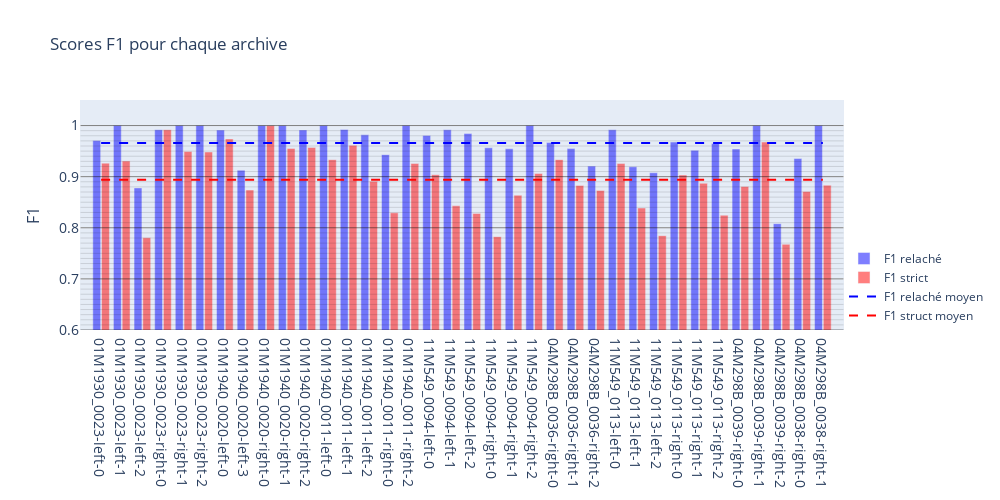
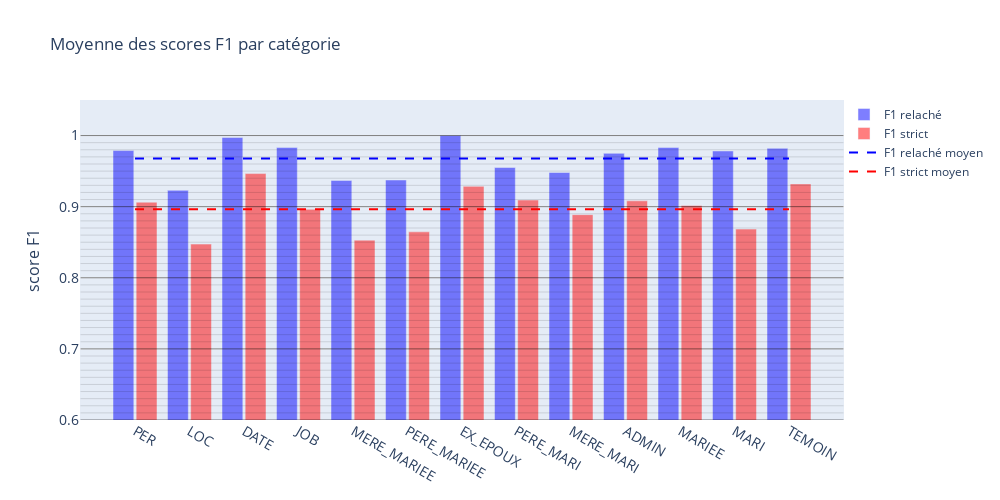
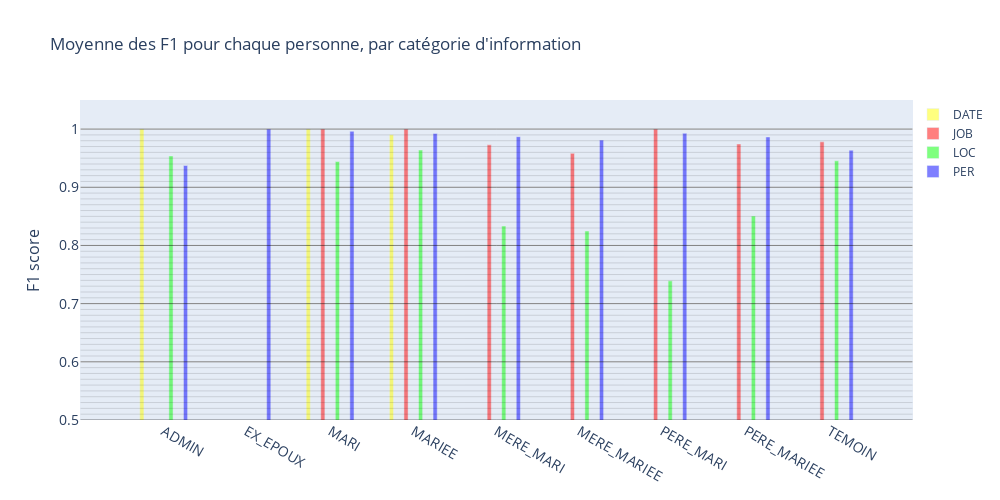

The notebook cell saved with these charts, in order:
### Code cell
def test2():
    golden_set = {}
    labels_set = {}

    with open('donnees-test.json', 'r') as file:
        golden_set = json.load(file)

    for key in golden_set.keys():

        ####Patch for Boolean, temporary
        if isinstance(golden_set[key], bool):
            continue
        ################################

        #golden_set[key] = golden_set[key].replace('-\n', '').replace('\n', ' ')

    with open('donnees-test-labels-gpt35-paragraph.json', 'r') as file:
        labels_set = json.load(file)

    results = {}
    for archive in golden_set.keys():
        if archive not in labels_set.keys():
            #print('Archive ' + archive + ' not found in labels_set')
            continue

        f1_scores = f1_score(labels_set[archive], golden_set[archive]['questions'], 0.5)
        results[archive] = f1_scores
    
    with open('results_extended.json', 'w') as file:
        json.dump(results, file, indent=4)

    scores = precision_recall(results, 0.5, False)
    #save scores in a json file
    with open('scores_extended.json', 'w') as file:
        json.dump(scores, file, indent=4)
    df = make_df(scores)
    #plot(df)
    return df

df = test2()
plot_average(df)
plot_by_category(df)
make_average_for_each_people()

### Figure 1 — Plotly figure (JSON) as saved in the notebook; plotly's stock layout.template omitted (floating-point values rounded to 4 significant figures)
{"data": [{"marker": {"color": "blue"}, "name": "F1 relaché", "opacity": 0.5, "type": "bar", "x": ["01M1930_0023-left-0", "01M1930_0023-left-1", "01M1930_0023-left-2", "01M1930_0023-right-0", "01M1930_0023-right-1", "01M1930_0023-right-2", "01M1940_0020-left-0", "01M1940_0020-left-3", "01M1940_0020-right-0", "01M1940_0020-right-1", "01M1940_0020-right-2", "01M1940_0011-left-0", "01M1940_0011-left-1", "01M1940_0011-left-2", "01M1940_0011-right-0", "01M1940_0011-right-2", "11M549_0094-left-0", "11M549_0094-left-1", "11M549_0094-left-2", "11M549_0094-right-0", "11M549_0094-right-1", "11M549_0094-right-2", "04M298B_0036-right-0", "04M298B_0036-right-1", "04M298B_0036-right-2", "11M549_0113-left-0", "11M549_0113-left-1", "11M549_0113-left-2", "11M549_0113-right-0", "11M549_0113-right-1", "11M549_0113-right-2", "04M298B_0039-right-0", "04M298B_0039-right-1", "04M298B_0039-right-2", "04M298B_0038-right-0", "04M298B_0038-right-1"], "y": [0.9706, 1, 0.878, 0.9919, 1, 1, 0.9913, 0.9126, 1, 1, 0.9915, 1, 0.9922, 0.9818, 0.9431, 1, 0.9808, 0.9917, 0.9844, 0.9565, 0.9545, 1, 0.9667, 0.955, 0.9206, 0.9917, 0.9194, 0.9077, 0.9677, 0.9516, 0.9649, 0.9541, 1, 0.8081, 0.9355, 1]}, {"marker": {"color": "red"}, "name": "F1 strict", "opacity": 0.5, "type": "bar", "x": ["01M1930_0023-left-0", "01M1930_0023-left-1", "01M1930_0023-left-2", "01M1930_0023-right-0", "01M1930_0023-right-1", "01M1930_0023-right-2", "01M1940_0020-left-0", "01M1940_0020-left-3", "01M1940_0020-right-0", "01M1940_0020-right-1", "01M1940_0020-right-2", "01M1940_0011-left-0", "01M1940_0011-left-1", "01M1940_0011-left-2", "01M1940_0011-right-0", "01M1940_0011-right-2", "11M549_0094-left-0", "11M549_0094-left-1", "11M549_0094-left-2", "11M549_0094-right-0", "11M549_0094-right-1", "11M549_0094-right-2", "04M298B_0036-right-0", "04M298B_0036-right-1", "04M298B_0036-right-2", "11M549_0113-left-0", "11M549_0113-left-1", "11M549_0113-left-2", "11M549_0113-right-0", "11M549_0113-right-1", "11M549_0113-right-2", "04M298B_0039-right-0", "04M298B_0039-right-1", "04M298B_0039-right-2", "04M298B_0038-right-0", "04M298B_0038-right-1"], "y": [0.9265, 0.9306, 0.7805, 0.9919, 0.9492, 0.9483, 0.9739, 0.8738, 1, 0.9552, 0.9573, 0.9333, 0.9612, 0.8909, 0.8293, 0.9259, 0.9038, 0.843, 0.8281, 0.7826, 0.8636, 0.9062, 0.9333, 0.8829, 0.873, 0.9256, 0.8387, 0.7846, 0.9032, 0.8871, 0.8246, 0.8807, 0.9677, 0.7677, 0.871, 0.8833]}, {"line": {"dash": "dash", "width": 2}, "marker": {"color": "blue"}, "mode": "lines", "name": "F1 relaché moyen", "type": "scatter", "x": ["01M1930_0023-left-0", "01M1930_0023-left-1", "01M1930_0023-left-2", "01M1930_0023-right-0", "01M1930_0023-right-1", "01M1930_0023-right-2", "01M1940_0020-left-0", "01M1940_0020-left-3", "01M1940_0020-right-0", "01M1940_0020-right-1", "01M1940_0020-right-2", "01M1940_0011-left-0", "01M1940_0011-left-1", "01M1940_0011-left-2", "01M1940_0011-right-0", "01M1940_0011-right-2", "11M549_0094-left-0", "11M549_0094-left-1", "11M549_0094-left-2", "11M549_0094-right-0", "11M549_0094-right-1", "11M549_0094-right-2", "04M298B_0036-right-0", "04M298B_0036-right-1", "04M298B_0036-right-2", "11M549_0113-left-0", "11M549_0113-left-1", "11M549_0113-left-2", "11M549_0113-right-0", "11M549_0113-right-1", "11M549_0113-right-2", "04M298B_0039-right-0", "04M298B_0039-right-1", "04M298B_0039-right-2", "04M298B_0038-right-0", "04M298B_0038-right-1"], "y": [0.9657, 0.9657, 0.9657, 0.9657, 0.9657, 0.9657, 0.9657, 0.9657, 0.9657, 0.9657, 0.9657, 0.9657, 0.9657, 0.9657, 0.9657, 0.9657, 0.9657, 0.9657, 0.9657, 0.9657, 0.9657, 0.9657, 0.9657, 0.9657, 0.9657, 0.9657, 0.9657, 0.9657, 0.9657, 0.9657, 0.9657, 0.9657, 0.9657, 0.9657, 0.9657, 0.9657]}, {"line": {"dash": "dash", "width": 2}, "marker": {"color": "red"}, "mode": "lines", "name": "F1 struct moyen", "type": "scatter", "x": ["01M1930_0023-left-0", "01M1930_0023-left-1", "01M1930_0023-left-2", "01M1930_0023-right-0", "01M1930_0023-right-1", "01M1930_0023-right-2", "01M1940_0020-left-0", "01M1940_0020-left-3", "01M1940_0020-right-0", "01M1940_0020-right-1", "01M1940_0020-right-2", "01M1940_0011-left-0", "01M1940_0011-left-1", "01M1940_0011-left-2", "01M1940_0011-right-0", "01M1940_0011-right-2", "11M549_0094-left-0", "11M549_0094-left-1", "11M549_0094-left-2", "11M549_0094-right-0", "11M549_0094-right-1", "11M549_0094-right-2", "04M298B_0036-right-0", "04M298B_0036-right-1", "04M298B_0036-right-2", "11M549_0113-left-0", "11M549_0113-left-1", "11M549_0113-left-2", "11M549_0113-right-0", "11M549_0113-right-1", "11M549_0113-right-2", "04M298B_0039-right-0", "04M298B_0039-right-1", "04M298B_0039-right-2", "04M298B_0038-right-0", "04M298B_0038-right-1"], "y": [0.8939, 0.8939, 0.8939, 0.8939, 0.8939, 0.8939, 0.8939, 0.8939, 0.8939, 0.8939, 0.8939, 0.8939, 0.8939, 0.8939, 0.8939, 0.8939, 0.8939, 0.8939, 0.8939, 0.8939, 0.8939, 0.8939, 0.8939, 0.8939, 0.8939, 0.8939, 0.8939, 0.8939, 0.8939, 0.8939, 0.8939, 0.8939, 0.8939, 0.8939, 0.8939, 0.8939]}], "layout": {"autosize": false, "bargap": 0.15, "bargroupgap": 0.1, "barmode": "group", "height": 500, "legend": {"bgcolor": "rgba(255, 255, 255, 0)", "bordercolor": "rgba(255, 255, 255, 0)", "x": 1, "y": 0}, "shapes": [{"line": {"color": "rgba(0,0,0, 0.5)", "width": 1}, "type": "line", "x0": -1, "x1": 36, "y0": 0.6, "y1": 0.6}, {"line": {"color": "rgba(0,0,0, 0.25)", "width": 0.5}, "type": "line", "x0": -1, "x1": 36, "y0": 0.61, "y1": 0.61}, {"line": {"color": "rgba(0,0,0, 0.25)", "width": 0.5}, "type": "line", "x0": -1, "x1": 36, "y0": 0.62, "y1": 0.62}, {"line": {"color": "rgba(0,0,0, 0.25)", "width": 0.5}, "type": "line", "x0": -1, "x1": 36, "y0": 0.63, "y1": 0.63}, {"line": {"color": "rgba(0,0,0, 0.25)", "width": 0.5}, "type": "line", "x0": -1, "x1": 36, "y0": 0.64, "y1": 0.64}, {"line": {"color": "rgba(0,0,0, 0.25)", "width": 0.5}, "type": "line", "x0": -1, "x1": 36, "y0": 0.65, "y1": 0.65}, {"line": {"color": "rgba(0,0,0, 0.25)", "width": 0.5}, "type": "line", "x0": -1, "x1": 36, "y0": 0.66, "y1": 0.66}, {"line": {"color": "rgba(0,0,0, 0.25)", "width": 0.5}, "type": "line", "x0": -1, "x1": 36, "y0": 0.67, "y1": 0.67}, {"line": {"color": "rgba(0,0,0, 0.25)", "width": 0.5}, "type": "line", "x0": -1, "x1": 36, "y0": 0.68, "y1": 0.68}, {"line": {"color": "rgba(0,0,0, 0.25)", "width": 0.5}, "type": "line", "x0": -1, "x1": 36, "y0": 0.69, "y1": 0.69}, {"line": {"color": "rgba(0,0,0, 0.5)", "width": 1}, "type": "line", "x0": -1, "x1": 36, "y0": 0.7, "y1": 0.7}, {"line": {"color": "rgba(0,0,0, 0.25)", "width": 0.5}, "type": "line", "x0": -1, "x1": 36, "y0": 0.71, "y1": 0.71}, {"line": {"color": "rgba(0,0,0, 0.25)", "width": 0.5}, "type": "line", "x0": -1, "x1": 36, "y0": 0.72, "y1": 0.72}, {"line": {"color": "rgba(0,0,0, 0.25)", "width": 0.5}, "type": "line", "x0": -1, "x1": 36, "y0": 0.73, "y1": 0.73}, {"line": {"color": "rgba(0,0,0, 0.25)", "width": 0.5}, "type": "line", "x0": -1, "x1": 36, "y0": 0.74, "y1": 0.74}, {"line": {"color": "rgba(0,0,0, 0.25)", "width": 0.5}, "type": "line", "x0": -1, "x1": 36, "y0": 0.75, "y1": 0.75}, {"line": {"color": "rgba(0,0,0, 0.25)", "width": 0.5}, "type": "line", "x0": -1, "x1": 36, "y0": 0.76, "y1": 0.76}, {"line": {"color": "rgba(0,0,0, 0.25)", "width": 0.5}, "type": "line", "x0": -1, "x1": 36, "y0": 0.77, "y1": 0.77}, {"line": {"color": "rgba(0,0,0, 0.25)", "width": 0.5}, "type": "line", "x0": -1, "x1": 36, "y0": 0.78, "y1": 0.78}, {"line": {"color": "rgba(0,0,0, 0.25)", "width": 0.5}, "type": "line", "x0": -1, "x1": 36, "y0": 0.79, "y1": 0.79}, {"line": {"color": "rgba(0,0,0, 0.5)", "width": 1}, "type": "line", "x0": -1, "x1": 36, "y0": 0.8, "y1": 0.8}, {"line": {"color": "rgba(0,0,0, 0.25)", "width": 0.5}, "type": "line", "x0": -1, "x1": 36, "y0": 0.81, "y1": 0.81}, {"line": {"color": "rgba(0,0,0, 0.25)", "width": 0.5}, "type": "line", "x0": -1, "x1": 36, "y0": 0.82, "y1": 0.82}, {"line": {"color": "rgba(0,0,0, 0.25)", "width": 0.5}, "type": "line", "x0": -1, "x1": 36, "y0": 0.83, "y1": 0.83}, {"line": {"color": "rgba(0,0,0, 0.25)", "width": 0.5}, "type": "line", "x0": -1, "x1": 36, "y0": 0.84, "y1": 0.84}, {"line": {"color": "rgba(0,0,0, 0.25)", "width": 0.5}, "type": "line", "x0": -1, "x1": 36, "y0": 0.85, "y1": 0.85}, {"line": {"color": "rgba(0,0,0, 0.25)", "width": 0.5}, "type": "line", "x0": -1, "x1": 36, "y0": 0.86, "y1": 0.86}, {"line": {"color": "rgba(0,0,0, 0.25)", "width": 0.5}, "type": "line", "x0": -1, "x1": 36, "y0": 0.87, "y1": 0.87}, {"line": {"color": "rgba(0,0,0, 0.25)", "width": 0.5}, "type": "line", "x0": -1, "x1": 36, "y0": 0.88, "y1": 0.88}, {"line": {"color": "rgba(0,0,0, 0.25)", "width": 0.5}, "type": "line", "x0": -1, "x1": 36, "y0": 0.89, "y1": 0.89}, {"line": {"color": "rgba(0,0,0, 0.5)", "width": 1}, "type": "line", "x0": -1, "x1": 36, "y0": 0.9, "y1": 0.9}, {"line": {"color": "rgba(0,0,0, 0.25)", "width": 0.5}, "type": "line", "x0": -1, "x1": 36, "y0": 0.91, "y1": 0.91}, {"line": {"color": "rgba(0,0,0, 0.25)", "width": 0.5}, "type": "line", "x0": -1, "x1": 36, "y0": 0.92, "y1": 0.92}, {"line": {"color": "rgba(0,0,0, 0.25)", "width": 0.5}, "type": "line", "x0": -1, "x1": 36, "y0": 0.93, "y1": 0.93}, {"line": {"color": "rgba(0,0,0, 0.25)", "width": 0.5}, "type": "line", "x0": -1, "x1": 36, "y0": 0.94, "y1": 0.94}, {"line": {"color": "rgba(0,0,0, 0.25)", "width": 0.5}, "type": "line", "x0": -1, "x1": 36, "y0": 0.95, "y1": 0.95}, {"line": {"color": "rgba(0,0,0, 0.25)", "width": 0.5}, "type": "line", "x0": -1, "x1": 36, "y0": 0.96, "y1": 0.96}, {"line": {"color": "rgba(0,0,0, 0.25)", "width": 0.5}, "type": "line", "x0": -1, "x1": 36, "y0": 0.97, "y1": 0.97}, {"line": {"color": "rgba(0,0,0, 0.25)", "width": 0.5}, "type": "line", "x0": -1, "x1": 36, "y0": 0.98, "y1": 0.98}, {"line": {"color": "rgba(0,0,0, 0.25)", "width": 0.5}, "type": "line", "x0": -1, "x1": 36, "y0": 0.99, "y1": 0.99}, {"line": {"color": "rgba(0,0,0, 0.5)", "width": 1}, "type": "line", "x0": -1, "x1": 36, "y0": 1, "y1": 1}], "title": {"text": "Scores F1 pour chaque archive"}, "width": 1000, "xaxis": {"tickfont": {"size": 14}}, "yaxis": {"dtick": 0.1, "range": [0.6, 1.05], "tick0": 0, "tickcolor": "rgb(0,0,0)", "tickfont": {"size": 14}, "ticklen": 10, "tickwidth": 1.5, "title": {"font": {"size": 16}, "text": "F1"}}}}

### Figure 2 — Plotly figure (JSON) as saved in the notebook; plotly's stock layout.template omitted (floating-point values rounded to 4 significant figures)
{"data": [{"marker": {"color": "blue"}, "name": "F1 relaché", "opacity": 0.5, "type": "bar", "x": ["PER", "LOC", "DATE", "JOB", "MERE_MARIEE", "PERE_MARIEE", "EX_EPOUX", "PERE_MARI", "MERE_MARI", "ADMIN", "MARIEE", "MARI", "TEMOIN"], "y": [0.9789, 0.923, 0.9973, 0.9833, 0.9369, 0.9375, 1, 0.9551, 0.948, 0.975, 0.9832, 0.9783, 0.982]}, {"marker": {"color": "red"}, "name": "F1 strict", "opacity": 0.5, "type": "bar", "x": ["PER", "LOC", "DATE", "JOB", "MERE_MARIEE", "PERE_MARIEE", "EX_EPOUX", "PERE_MARI", "MERE_MARI", "ADMIN", "MARIEE", "MARI", "TEMOIN"], "y": [0.9063, 0.8474, 0.9465, 0.8963, 0.8529, 0.8646, 0.9286, 0.9093, 0.8888, 0.9082, 0.9017, 0.8685, 0.932]}, {"line": {"dash": "dash", "width": 2}, "marker": {"color": "blue"}, "mode": "lines", "name": "F1 relaché moyen", "type": "scatter", "x": ["PER", "LOC", "DATE", "JOB", "MERE_MARIEE", "PERE_MARIEE", "EX_EPOUX", "PERE_MARI", "MERE_MARI", "ADMIN", "MARIEE", "MARI", "TEMOIN"], "y": [0.9676, 0.9676, 0.9676, 0.9676, 0.9676, 0.9676, 0.9676, 0.9676, 0.9676, 0.9676, 0.9676, 0.9676, 0.9676]}, {"line": {"dash": "dash", "width": 2}, "marker": {"color": "red"}, "mode": "lines", "name": "F1 strict moyen", "type": "scatter", "x": ["PER", "LOC", "DATE", "JOB", "MERE_MARIEE", "PERE_MARIEE", "EX_EPOUX", "PERE_MARI", "MERE_MARI", "ADMIN", "MARIEE", "MARI", "TEMOIN"], "y": [0.8962, 0.8962, 0.8962, 0.8962, 0.8962, 0.8962, 0.8962, 0.8962, 0.8962, 0.8962, 0.8962, 0.8962, 0.8962]}], "layout": {"autosize": false, "bargap": 0.15, "bargroupgap": 0.1, "barmode": "group", "height": 500, "legend": {"bgcolor": "rgba(255, 255, 255, 0)", "bordercolor": "rgba(255, 255, 255, 0)", "x": 1, "y": 1}, "shapes": [{"line": {"color": "rgba(0,0,0, 0.5)", "width": 1}, "type": "line", "x0": -1, "x1": 13, "y0": 0.6, "y1": 0.6}, {"line": {"color": "rgba(0,0,0, 0.25)", "width": 0.5}, "type": "line", "x0": -1, "x1": 13, "y0": 0.61, "y1": 0.61}, {"line": {"color": "rgba(0,0,0, 0.25)", "width": 0.5}, "type": "line", "x0": -1, "x1": 13, "y0": 0.62, "y1": 0.62}, {"line": {"color": "rgba(0,0,0, 0.25)", "width": 0.5}, "type": "line", "x0": -1, "x1": 13, "y0": 0.63, "y1": 0.63}, {"line": {"color": "rgba(0,0,0, 0.25)", "width": 0.5}, "type": "line", "x0": -1, "x1": 13, "y0": 0.64, "y1": 0.64}, {"line": {"color": "rgba(0,0,0, 0.25)", "width": 0.5}, "type": "line", "x0": -1, "x1": 13, "y0": 0.65, "y1": 0.65}, {"line": {"color": "rgba(0,0,0, 0.25)", "width": 0.5}, "type": "line", "x0": -1, "x1": 13, "y0": 0.66, "y1": 0.66}, {"line": {"color": "rgba(0,0,0, 0.25)", "width": 0.5}, "type": "line", "x0": -1, "x1": 13, "y0": 0.67, "y1": 0.67}, {"line": {"color": "rgba(0,0,0, 0.25)", "width": 0.5}, "type": "line", "x0": -1, "x1": 13, "y0": 0.68, "y1": 0.68}, {"line": {"color": "rgba(0,0,0, 0.25)", "width": 0.5}, "type": "line", "x0": -1, "x1": 13, "y0": 0.69, "y1": 0.69}, {"line": {"color": "rgba(0,0,0, 0.5)", "width": 1}, "type": "line", "x0": -1, "x1": 13, "y0": 0.7, "y1": 0.7}, {"line": {"color": "rgba(0,0,0, 0.25)", "width": 0.5}, "type": "line", "x0": -1, "x1": 13, "y0": 0.71, "y1": 0.71}, {"line": {"color": "rgba(0,0,0, 0.25)", "width": 0.5}, "type": "line", "x0": -1, "x1": 13, "y0": 0.72, "y1": 0.72}, {"line": {"color": "rgba(0,0,0, 0.25)", "width": 0.5}, "type": "line", "x0": -1, "x1": 13, "y0": 0.73, "y1": 0.73}, {"line": {"color": "rgba(0,0,0, 0.25)", "width": 0.5}, "type": "line", "x0": -1, "x1": 13, "y0": 0.74, "y1": 0.74}, {"line": {"color": "rgba(0,0,0, 0.25)", "width": 0.5}, "type": "line", "x0": -1, "x1": 13, "y0": 0.75, "y1": 0.75}, {"line": {"color": "rgba(0,0,0, 0.25)", "width": 0.5}, "type": "line", "x0": -1, "x1": 13, "y0": 0.76, "y1": 0.76}, {"line": {"color": "rgba(0,0,0, 0.25)", "width": 0.5}, "type": "line", "x0": -1, "x1": 13, "y0": 0.77, "y1": 0.77}, {"line": {"color": "rgba(0,0,0, 0.25)", "width": 0.5}, "type": "line", "x0": -1, "x1": 13, "y0": 0.78, "y1": 0.78}, {"line": {"color": "rgba(0,0,0, 0.25)", "width": 0.5}, "type": "line", "x0": -1, "x1": 13, "y0": 0.79, "y1": 0.79}, {"line": {"color": "rgba(0,0,0, 0.5)", "width": 1}, "type": "line", "x0": -1, "x1": 13, "y0": 0.8, "y1": 0.8}, {"line": {"color": "rgba(0,0,0, 0.25)", "width": 0.5}, "type": "line", "x0": -1, "x1": 13, "y0": 0.81, "y1": 0.81}, {"line": {"color": "rgba(0,0,0, 0.25)", "width": 0.5}, "type": "line", "x0": -1, "x1": 13, "y0": 0.82, "y1": 0.82}, {"line": {"color": "rgba(0,0,0, 0.25)", "width": 0.5}, "type": "line", "x0": -1, "x1": 13, "y0": 0.83, "y1": 0.83}, {"line": {"color": "rgba(0,0,0, 0.25)", "width": 0.5}, "type": "line", "x0": -1, "x1": 13, "y0": 0.84, "y1": 0.84}, {"line": {"color": "rgba(0,0,0, 0.25)", "width": 0.5}, "type": "line", "x0": -1, "x1": 13, "y0": 0.85, "y1": 0.85}, {"line": {"color": "rgba(0,0,0, 0.25)", "width": 0.5}, "type": "line", "x0": -1, "x1": 13, "y0": 0.86, "y1": 0.86}, {"line": {"color": "rgba(0,0,0, 0.25)", "width": 0.5}, "type": "line", "x0": -1, "x1": 13, "y0": 0.87, "y1": 0.87}, {"line": {"color": "rgba(0,0,0, 0.25)", "width": 0.5}, "type": "line", "x0": -1, "x1": 13, "y0": 0.88, "y1": 0.88}, {"line": {"color": "rgba(0,0,0, 0.25)", "width": 0.5}, "type": "line", "x0": -1, "x1": 13, "y0": 0.89, "y1": 0.89}, {"line": {"color": "rgba(0,0,0, 0.5)", "width": 1}, "type": "line", "x0": -1, "x1": 13, "y0": 0.9, "y1": 0.9}, {"line": {"color": "rgba(0,0,0, 0.25)", "width": 0.5}, "type": "line", "x0": -1, "x1": 13, "y0": 0.91, "y1": 0.91}, {"line": {"color": "rgba(0,0,0, 0.25)", "width": 0.5}, "type": "line", "x0": -1, "x1": 13, "y0": 0.92, "y1": 0.92}, {"line": {"color": "rgba(0,0,0, 0.25)", "width": 0.5}, "type": "line", "x0": -1, "x1": 13, "y0": 0.93, "y1": 0.93}, {"line": {"color": "rgba(0,0,0, 0.25)", "width": 0.5}, "type": "line", "x0": -1, "x1": 13, "y0": 0.94, "y1": 0.94}, {"line": {"color": "rgba(0,0,0, 0.25)", "width": 0.5}, "type": "line", "x0": -1, "x1": 13, "y0": 0.95, "y1": 0.95}, {"line": {"color": "rgba(0,0,0, 0.25)", "width": 0.5}, "type": "line", "x0": -1, "x1": 13, "y0": 0.96, "y1": 0.96}, {"line": {"color": "rgba(0,0,0, 0.25)", "width": 0.5}, "type": "line", "x0": -1, "x1": 13, "y0": 0.97, "y1": 0.97}, {"line": {"color": "rgba(0,0,0, 0.25)", "width": 0.5}, "type": "line", "x0": -1, "x1": 13, "y0": 0.98, "y1": 0.98}, {"line": {"color": "rgba(0,0,0, 0.25)", "width": 0.5}, "type": "line", "x0": -1, "x1": 13, "y0": 0.99, "y1": 0.99}, {"line": {"color": "rgba(0,0,0, 0.5)", "width": 1}, "type": "line", "x0": -1, "x1": 13, "y0": 1, "y1": 1}], "title": {"text": "Moyenne des scores F1 par catégorie"}, "width": 1000, "xaxis": {"tickfont": {"size": 14}}, "yaxis": {"dtick": 0.1, "range": [0.6, 1.05], "tick0": 0, "tickcolor": "rgb(0,0,0)", "tickfont": {"size": 14}, "ticklen": 10, "tickwidth": 1.5, "title": {"font": {"size": 16}, "text": "score F1"}}}}

### Figure 3 — Plotly figure (JSON) as saved in the notebook; plotly's stock layout.template omitted (floating-point values rounded to 4 significant figures)
{"data": [{"marker": {"color": "rgba(255, 255, 0, 0.5)"}, "name": "DATE", "type": "bar", "width": 0.05, "x": ["ADMIN", "EX_EPOUX", "MARI", "MARIEE", "MERE_MARI", "MERE_MARIEE", "PERE_MARI", "PERE_MARIEE", "TEMOIN"], "y": [1, 0, 1, 0.9902, 0, 0, 0, 0, 0]}, {"marker": {"color": "rgba(255, 0, 0, 0.5)"}, "name": "JOB", "type": "bar", "width": 0.05, "x": ["ADMIN", "EX_EPOUX", "MARI", "MARIEE", "MERE_MARI", "MERE_MARIEE", "PERE_MARI", "PERE_MARIEE", "TEMOIN"], "y": [0, 0, 1, 1, 0.973, 0.9583, 1, 0.9744, 0.9781]}, {"marker": {"color": "rgba(0, 255, 0, 0.5)"}, "name": "LOC", "type": "bar", "width": 0.05, "x": ["ADMIN", "EX_EPOUX", "MARI", "MARIEE", "MERE_MARI", "MERE_MARIEE", "PERE_MARI", "PERE_MARIEE", "TEMOIN"], "y": [0.9538, 0, 0.9443, 0.964, 0.8333, 0.8247, 0.7391, 0.8506, 0.9455]}, {"marker": {"color": "rgba(0, 0, 255, 0.5)"}, "name": "PER", "type": "bar", "width": 0.05, "x": ["ADMIN", "EX_EPOUX", "MARI", "MARIEE", "MERE_MARI", "MERE_MARIEE", "PERE_MARI", "PERE_MARIEE", "TEMOIN"], "y": [0.9375, 1, 0.9963, 0.9925, 0.987, 0.9811, 0.9928, 0.9865, 0.9637]}], "layout": {"autosize": false, "bargap": 0.3, "bargroupgap": 0.3, "barmode": "group", "height": 500, "legend": {"bgcolor": "rgba(255, 255, 255, 0)", "bordercolor": "rgba(255, 255, 255, 0)", "x": 1, "y": 1}, "shapes": [{"line": {"color": "rgba(0,0,0, 0.5)", "width": 1}, "type": "line", "x0": -1, "x1": 9, "y0": 0.5, "y1": 0.5}, {"line": {"color": "rgba(0,0,0, 0.25)", "width": 0.5}, "type": "line", "x0": -1, "x1": 9, "y0": 0.51, "y1": 0.51}, {"line": {"color": "rgba(0,0,0, 0.25)", "width": 0.5}, "type": "line", "x0": -1, "x1": 9, "y0": 0.52, "y1": 0.52}, {"line": {"color": "rgba(0,0,0, 0.25)", "width": 0.5}, "type": "line", "x0": -1, "x1": 9, "y0": 0.53, "y1": 0.53}, {"line": {"color": "rgba(0,0,0, 0.25)", "width": 0.5}, "type": "line", "x0": -1, "x1": 9, "y0": 0.54, "y1": 0.54}, {"line": {"color": "rgba(0,0,0, 0.25)", "width": 0.5}, "type": "line", "x0": -1, "x1": 9, "y0": 0.55, "y1": 0.55}, {"line": {"color": "rgba(0,0,0, 0.25)", "width": 0.5}, "type": "line", "x0": -1, "x1": 9, "y0": 0.56, "y1": 0.56}, {"line": {"color": "rgba(0,0,0, 0.25)", "width": 0.5}, "type": "line", "x0": -1, "x1": 9, "y0": 0.57, "y1": 0.57}, {"line": {"color": "rgba(0,0,0, 0.25)", "width": 0.5}, "type": "line", "x0": -1, "x1": 9, "y0": 0.58, "y1": 0.58}, {"line": {"color": "rgba(0,0,0, 0.25)", "width": 0.5}, "type": "line", "x0": -1, "x1": 9, "y0": 0.59, "y1": 0.59}, {"line": {"color": "rgba(0,0,0, 0.5)", "width": 1}, "type": "line", "x0": -1, "x1": 9, "y0": 0.6, "y1": 0.6}, {"line": {"color": "rgba(0,0,0, 0.25)", "width": 0.5}, "type": "line", "x0": -1, "x1": 9, "y0": 0.61, "y1": 0.61}, {"line": {"color": "rgba(0,0,0, 0.25)", "width": 0.5}, "type": "line", "x0": -1, "x1": 9, "y0": 0.62, "y1": 0.62}, {"line": {"color": "rgba(0,0,0, 0.25)", "width": 0.5}, "type": "line", "x0": -1, "x1": 9, "y0": 0.63, "y1": 0.63}, {"line": {"color": "rgba(0,0,0, 0.25)", "width": 0.5}, "type": "line", "x0": -1, "x1": 9, "y0": 0.64, "y1": 0.64}, {"line": {"color": "rgba(0,0,0, 0.25)", "width": 0.5}, "type": "line", "x0": -1, "x1": 9, "y0": 0.65, "y1": 0.65}, {"line": {"color": "rgba(0,0,0, 0.25)", "width": 0.5}, "type": "line", "x0": -1, "x1": 9, "y0": 0.66, "y1": 0.66}, {"line": {"color": "rgba(0,0,0, 0.25)", "width": 0.5}, "type": "line", "x0": -1, "x1": 9, "y0": 0.67, "y1": 0.67}, {"line": {"color": "rgba(0,0,0, 0.25)", "width": 0.5}, "type": "line", "x0": -1, "x1": 9, "y0": 0.68, "y1": 0.68}, {"line": {"color": "rgba(0,0,0, 0.25)", "width": 0.5}, "type": "line", "x0": -1, "x1": 9, "y0": 0.69, "y1": 0.69}, {"line": {"color": "rgba(0,0,0, 0.5)", "width": 1}, "type": "line", "x0": -1, "x1": 9, "y0": 0.7, "y1": 0.7}, {"line": {"color": "rgba(0,0,0, 0.25)", "width": 0.5}, "type": "line", "x0": -1, "x1": 9, "y0": 0.71, "y1": 0.71}, {"line": {"color": "rgba(0,0,0, 0.25)", "width": 0.5}, "type": "line", "x0": -1, "x1": 9, "y0": 0.72, "y1": 0.72}, {"line": {"color": "rgba(0,0,0, 0.25)", "width": 0.5}, "type": "line", "x0": -1, "x1": 9, "y0": 0.73, "y1": 0.73}, {"line": {"color": "rgba(0,0,0, 0.25)", "width": 0.5}, "type": "line", "x0": -1, "x1": 9, "y0": 0.74, "y1": 0.74}, {"line": {"color": "rgba(0,0,0, 0.25)", "width": 0.5}, "type": "line", "x0": -1, "x1": 9, "y0": 0.75, "y1": 0.75}, {"line": {"color": "rgba(0,0,0, 0.25)", "width": 0.5}, "type": "line", "x0": -1, "x1": 9, "y0": 0.76, "y1": 0.76}, {"line": {"color": "rgba(0,0,0, 0.25)", "width": 0.5}, "type": "line", "x0": -1, "x1": 9, "y0": 0.77, "y1": 0.77}, {"line": {"color": "rgba(0,0,0, 0.25)", "width": 0.5}, "type": "line", "x0": -1, "x1": 9, "y0": 0.78, "y1": 0.78}, {"line": {"color": "rgba(0,0,0, 0.25)", "width": 0.5}, "type": "line", "x0": -1, "x1": 9, "y0": 0.79, "y1": 0.79}, {"line": {"color": "rgba(0,0,0, 0.5)", "width": 1}, "type": "line", "x0": -1, "x1": 9, "y0": 0.8, "y1": 0.8}, {"line": {"color": "rgba(0,0,0, 0.25)", "width": 0.5}, "type": "line", "x0": -1, "x1": 9, "y0": 0.81, "y1": 0.81}, {"line": {"color": "rgba(0,0,0, 0.25)", "width": 0.5}, "type": "line", "x0": -1, "x1": 9, "y0": 0.82, "y1": 0.82}, {"line": {"color": "rgba(0,0,0, 0.25)", "width": 0.5}, "type": "line", "x0": -1, "x1": 9, "y0": 0.83, "y1": 0.83}, {"line": {"color": "rgba(0,0,0, 0.25)", "width": 0.5}, "type": "line", "x0": -1, "x1": 9, "y0": 0.84, "y1": 0.84}, {"line": {"color": "rgba(0,0,0, 0.25)", "width": 0.5}, "type": "line", "x0": -1, "x1": 9, "y0": 0.85, "y1": 0.85}, {"line": {"color": "rgba(0,0,0, 0.25)", "width": 0.5}, "type": "line", "x0": -1, "x1": 9, "y0": 0.86, "y1": 0.86}, {"line": {"color": "rgba(0,0,0, 0.25)", "width": 0.5}, "type": "line", "x0": -1, "x1": 9, "y0": 0.87, "y1": 0.87}, {"line": {"color": "rgba(0,0,0, 0.25)", "width": 0.5}, "type": "line", "x0": -1, "x1": 9, "y0": 0.88, "y1": 0.88}, {"line": {"color": "rgba(0,0,0, 0.25)", "width": 0.5}, "type": "line", "x0": -1, "x1": 9, "y0": 0.89, "y1": 0.89}, {"line": {"color": "rgba(0,0,0, 0.5)", "width": 1}, "type": "line", "x0": -1, "x1": 9, "y0": 0.9, "y1": 0.9}, {"line": {"color": "rgba(0,0,0, 0.25)", "width": 0.5}, "type": "line", "x0": -1, "x1": 9, "y0": 0.91, "y1": 0.91}, {"line": {"color": "rgba(0,0,0, 0.25)", "width": 0.5}, "type": "line", "x0": -1, "x1": 9, "y0": 0.92, "y1": 0.92}, {"line": {"color": "rgba(0,0,0, 0.25)", "width": 0.5}, "type": "line", "x0": -1, "x1": 9, "y0": 0.93, "y1": 0.93}, {"line": {"color": "rgba(0,0,0, 0.25)", "width": 0.5}, "type": "line", "x0": -1, "x1": 9, "y0": 0.94, "y1": 0.94}, {"line": {"color": "rgba(0,0,0, 0.25)", "width": 0.5}, "type": "line", "x0": -1, "x1": 9, "y0": 0.95, "y1": 0.95}, {"line": {"color": "rgba(0,0,0, 0.25)", "width": 0.5}, "type": "line", "x0": -1, "x1": 9, "y0": 0.96, "y1": 0.96}, {"line": {"color": "rgba(0,0,0, 0.25)", "width": 0.5}, "type": "line", "x0": -1, "x1": 9, "y0": 0.97, "y1": 0.97}, {"line": {"color": "rgba(0,0,0, 0.25)", "width": 0.5}, "type": "line", "x0": -1, "x1": 9, "y0": 0.98, "y1": 0.98}, {"line": {"color": "rgba(0,0,0, 0.25)", "width": 0.5}, "type": "line", "x0": -1, "x1": 9, "y0": 0.99, "y1": 0.99}, {"line": {"color": "rgba(0,0,0, 0.5)", "width": 1}, "type": "line", "x0": -1, "x1": 9, "y0": 1, "y1": 1}], "title": {"text": "Moyenne des F1 pour chaque personne, par catégorie d'information"}, "width": 1000, "xaxis": {"tickfont": {"size": 14}}, "yaxis": {"dtick": 0.1, "range": [0.5, 1.05], "tick0": 0, "tickcolor": "rgb(0,0,0)", "tickfont": {"size": 14}, "ticklen": 10, "tickwidth": 1.5, "title": {"font": {"size": 16}, "text": "F1 score"}}}}
